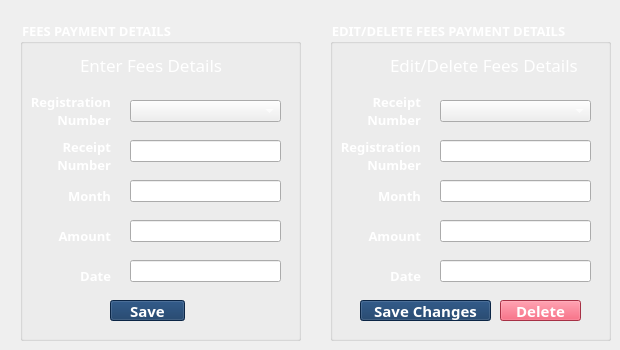
    <widget class="QWidget" name="tab_7">
     <attribute name="title">
      <string>Fees</string>
     </attribute>
     <widget class="QGroupBox" name="groupBox_5">
      <property name="geometry">
       <rect>
        <x>20</x>
        <y>20</y>
        <width>281</width>
        <height>321</height>
       </rect>
      </property>
      <property name="font">
       <font>
        <family>Poppins Black</family>
        <pointsize>10</pointsize>
        <bold>true</bold>
       </font>
      </property>
      <property name="styleSheet">
       <string notr="true">color: rgb(255, 255, 255);</string>
      </property>
      <property name="title">
       <string>FEES PAYMENT DETAILS</string>
      </property>
      <widget class="QLabel" name="label_53">
       <property name="geometry">
        <rect>
         <x>10</x>
         <y>20</y>
         <width>41</width>
         <height>41</height>
        </rect>
       </property>
       <property name="text">
        <string/>
       </property>
       <property name="pixmap">
        <pixmap>../src/fees.png</pixmap>
       </property>
       <property name="scaledContents">
        <bool>true</bool>
       </property>
      </widget>
      <widget class="QLabel" name="label_54">
       <property name="geometry">
        <rect>
         <x>60</x>
         <y>30</y>
         <width>201</width>
         <height>29</height>
        </rect>
       </property>
       <property name="font">
        <font>
         <family>Poppins</family>
         <pointsize>13</pointsize>
         <italic>false</italic>
         <bold>false</bold>
         <kerning>true</kerning>
        </font>
       </property>
       <property name="layoutDirection">
        <enum>Qt::LeftToRight</enum>
       </property>
       <property name="styleSheet">
        <string notr="true">color: rgb(255, 255, 255);</string>
       </property>
       <property name="text">
        <string>Enter Fees Details</string>
       </property>
       <property name="scaledContents">
        <bool>true</bool>
       </property>
       <property name="alignment">
        <set>Qt::AlignLeading|Qt::AlignLeft|Qt::AlignVCenter</set>
       </property>
      </widget>
      <widget class="QComboBox" name="comboBox_12">
       <property name="geometry">
        <rect>
         <x>110</x>
         <y>80</y>
         <width>151</width>
         <height>22</height>
        </rect>
       </property>
       <property name="font">
        <font>
         <family>Poppins SemiBold</family>
         <pointsize>10</pointsize>
        </font>
       </property>
       <property name="styleSheet">
        <string notr="true">color: rgb(255, 255, 255);
gridline-color: rgb(255, 255, 255);
selection-color: rgb(15, 52, 96);
border-color: rgb(255, 255, 255);</string>
       </property>
      </widget>
      <widget class="QLabel" name="label_61">
       <property name="geometry">
        <rect>
         <x>10</x>
         <y>60</y>
         <width>81</width>
         <height>61</height>
        </rect>
       </property>
       <property name="font">
        <font>
         <family>Poppins</family>
         <pointsize>10</pointsize>
         <italic>false</italic>
         <bold>true</bold>
         <kerning>true</kerning>
        </font>
       </property>
       <property name="layoutDirection">
        <enum>Qt::LeftToRight</enum>
       </property>
       <property name="styleSheet">
        <string notr="true">color: rgb(255, 255, 255);</string>
       </property>
       <property name="text">
        <string>Registration Number</string>
       </property>
       <property name="scaledContents">
        <bool>true</bool>
       </property>
       <property name="alignment">
        <set>Qt::AlignRight|Qt::AlignTrailing|Qt::AlignVCenter</set>
       </property>
       <property name="wordWrap">
        <bool>true</bool>
       </property>
      </widget>
      <widget class="QLabel" name="label_62">
       <property name="geometry">
        <rect>
         <x>20</x>
         <y>110</y>
         <width>71</width>
         <height>51</height>
        </rect>
       </property>
       <property name="font">
        <font>
         <family>Poppins</family>
         <pointsize>10</pointsize>
         <italic>false</italic>
         <bold>true</bold>
         <kerning>true</kerning>
        </font>
       </property>
       <property name="layoutDirection">
        <enum>Qt::LeftToRight</enum>
       </property>
       <property name="styleSheet">
        <string notr="true">color: rgb(255, 255, 255);</string>
       </property>
       <property name="text">
        <string>Receipt Number</string>
       </property>
       <property name="scaledContents">
        <bool>true</bool>
       </property>
       <property name="alignment">
        <set>Qt::AlignRight|Qt::AlignTrailing|Qt::AlignVCenter</set>
       </property>
       <property name="wordWrap">
        <bool>true</bool>
       </property>
      </widget>
      <widget class="QLineEdit" name="lineEdit_26">
       <property name="geometry">
        <rect>
         <x>110</x>
         <y>120</y>
         <width>151</width>
         <height>22</height>
        </rect>
       </property>
       <property name="font">
        <font>
         <family>Poppins Medium</family>
         <pointsize>10</pointsize>
        </font>
       </property>
       <property name="styleSheet">
        <string notr="true">color: rgb(255, 255, 255);</string>
       </property>
       <property name="text">
        <string/>
       </property>
      </widget>
      <widget class="QLineEdit" name="lineEdit_27">
       <property name="geometry">
        <rect>
         <x>110</x>
         <y>160</y>
         <width>151</width>
         <height>22</height>
        </rect>
       </property>
       <property name="font">
        <font>
         <family>Poppins Medium</family>
         <pointsize>10</pointsize>
        </font>
       </property>
       <property name="styleSheet">
        <string notr="true">color: rgb(255, 255, 255);</string>
       </property>
       <property name="text">
        <string/>
       </property>
      </widget>
      <widget class="QLabel" name="label_63">
       <property name="geometry">
        <rect>
         <x>10</x>
         <y>150</y>
         <width>81</width>
         <height>51</height>
        </rect>
       </property>
       <property name="font">
        <font>
         <family>Poppins</family>
         <pointsize>10</pointsize>
         <italic>false</italic>
         <bold>true</bold>
         <kerning>true</kerning>
        </font>
       </property>
       <property name="layoutDirection">
        <enum>Qt::LeftToRight</enum>
       </property>
       <property name="styleSheet">
        <string notr="true">color: rgb(255, 255, 255);</string>
       </property>
       <property name="text">
        <string>Month</string>
       </property>
       <property name="scaledContents">
        <bool>true</bool>
       </property>
       <property name="alignment">
        <set>Qt::AlignRight|Qt::AlignTrailing|Qt::AlignVCenter</set>
       </property>
      </widget>
      <widget class="QLineEdit" name="lineEdit_30">
       <property name="geometry">
        <rect>
         <x>110</x>
         <y>200</y>
         <width>151</width>
         <height>22</height>
        </rect>
       </property>
       <property name="font">
        <font>
         <family>Poppins Medium</family>
         <pointsize>10</pointsize>
        </font>
       </property>
       <property name="styleSheet">
        <string notr="true">color: rgb(255, 255, 255);</string>
       </property>
       <property name="text">
        <string/>
       </property>
      </widget>
      <widget class="QLabel" name="label_64">
       <property name="geometry">
        <rect>
         <x>10</x>
         <y>190</y>
         <width>81</width>
         <height>51</height>
        </rect>
       </property>
       <property name="font">
        <font>
         <family>Poppins</family>
         <pointsize>10</pointsize>
         <italic>false</italic>
         <bold>true</bold>
         <kerning>true</kerning>
        </font>
       </property>
       <property name="layoutDirection">
        <enum>Qt::LeftToRight</enum>
       </property>
       <property name="styleSheet">
        <string notr="true">color: rgb(255, 255, 255);</string>
       </property>
       <property name="text">
        <string>Amount</string>
       </property>
       <property name="scaledContents">
        <bool>true</bool>
       </property>
       <property name="alignment">
        <set>Qt::AlignRight|Qt::AlignTrailing|Qt::AlignVCenter</set>
       </property>
      </widget>
      <widget class="QLabel" name="label_65">
       <property name="geometry">
        <rect>
         <x>30</x>
         <y>230</y>
         <width>61</width>
         <height>51</height>
        </rect>
       </property>
       <property name="font">
        <font>
         <family>Poppins</family>
         <pointsize>10</pointsize>
         <italic>false</italic>
         <bold>true</bold>
         <kerning>true</kerning>
        </font>
       </property>
       <property name="layoutDirection">
        <enum>Qt::LeftToRight</enum>
       </property>
       <property name="styleSheet">
        <string notr="true">color: rgb(255, 255, 255);</string>
       </property>
       <property name="text">
        <string>Date</string>
       </property>
       <property name="scaledContents">
        <bool>true</bool>
       </property>
       <property name="alignment">
        <set>Qt::AlignRight|Qt::AlignTrailing|Qt::AlignVCenter</set>
       </property>
      </widget>
      <widget class="QLineEdit" name="lineEdit_31">
       <property name="geometry">
        <rect>
         <x>110</x>
         <y>240</y>
         <width>151</width>
         <height>22</height>
        </rect>
       </property>
       <property name="font">
        <font>
         <family>Poppins Medium</family>
         <pointsize>10</pointsize>
        </font>
       </property>
       <property name="styleSheet">
        <string notr="true">color: rgb(255, 255, 255);</string>
       </property>
       <property name="text">
        <string/>
       </property>
      </widget>
      <widget class="QPushButton" name="pushButton_13">
       <property name="geometry">
        <rect>
         <x>90</x>
         <y>280</y>
         <width>75</width>
         <height>21</height>
        </rect>
       </property>
       <property name="font">
        <font>
         <family>Poppins</family>
         <pointsize>11</pointsize>
         <bold>true</bold>
        </font>
       </property>
       <property name="styleSheet">
        <string notr="true">background-color: rgb(15, 52, 96);
color: rgb(255, 255, 255);</string>
       </property>
       <property name="text">
        <string>Save</string>
       </property>
      </widget>
     </widget>
     <widget class="QGroupBox" name="groupBox_6">
      <property name="geometry">
       <rect>
        <x>330</x>
        <y>20</y>
        <width>281</width>
        <height>321</height>
       </rect>
      </property>
      <property name="font">
       <font>
        <family>Poppins Black</family>
        <pointsize>10</pointsize>
        <bold>true</bold>
       </font>
      </property>
      <property name="styleSheet">
       <string notr="true">color: rgb(255, 255, 255);</string>
      </property>
      <property name="title">
       <string>EDIT/DELETE FEES PAYMENT DETAILS</string>
      </property>
      <widget class="QLabel" name="label_73">
       <property name="geometry">
        <rect>
         <x>10</x>
         <y>20</y>
         <width>41</width>
         <height>41</height>
        </rect>
       </property>
       <property name="text">
        <string/>
       </property>
       <property name="pixmap">
        <pixmap>../src/fees.png</pixmap>
       </property>
       <property name="scaledContents">
        <bool>true</bool>
       </property>
      </widget>
      <widget class="QLabel" name="label_74">
       <property name="geometry">
        <rect>
         <x>60</x>
         <y>30</y>
         <width>201</width>
         <height>29</height>
        </rect>
       </property>
       <property name="font">
        <font>
         <family>Poppins</family>
         <pointsize>13</pointsize>
         <italic>false</italic>
         <bold>false</bold>
         <kerning>true</kerning>
        </font>
       </property>
       <property name="layoutDirection">
        <enum>Qt::LeftToRight</enum>
       </property>
       <property name="styleSheet">
        <string notr="true">color: rgb(255, 255, 255);</string>
       </property>
       <property name="text">
        <string>Edit/Delete Fees Details</string>
       </property>
       <property name="scaledContents">
        <bool>true</bool>
       </property>
       <property name="alignment">
        <set>Qt::AlignLeading|Qt::AlignLeft|Qt::AlignVCenter</set>
       </property>
      </widget>
      <widget class="QComboBox" name="comboBox_14">
       <property name="geometry">
        <rect>
         <x>110</x>
         <y>80</y>
         <width>151</width>
         <height>22</height>
        </rect>
       </property>
       <property name="font">
        <font>
         <family>Poppins SemiBold</family>
         <pointsize>10</pointsize>
        </font>
       </property>
       <property name="styleSheet">
        <string notr="true">color: rgb(255, 255, 255);
gridline-color: rgb(255, 255, 255);
selection-color: rgb(15, 52, 96);
border-color: rgb(255, 255, 255);</string>
       </property>
      </widget>
      <widget class="QLineEdit" name="lineEdit_36">
       <property name="geometry">
        <rect>
         <x>110</x>
         <y>120</y>
         <width>151</width>
         <height>22</height>
        </rect>
       </property>
       <property name="font">
        <font>
         <family>Poppins Medium</family>
         <pointsize>10</pointsize>
        </font>
       </property>
       <property name="styleSheet">
        <string notr="true">color: rgb(255, 255, 255);</string>
       </property>
       <property name="text">
        <string/>
       </property>
      </widget>
      <widget class="QLineEdit" name="lineEdit_37">
       <property name="geometry">
        <rect>
         <x>110</x>
         <y>160</y>
         <width>151</width>
         <height>22</height>
        </rect>
       </property>
       <property name="font">
        <font>
         <family>Poppins Medium</family>
         <pointsize>10</pointsize>
        </font>
       </property>
       <property name="styleSheet">
        <string notr="true">color: rgb(255, 255, 255);</string>
       </property>
       <property name="text">
        <string/>
       </property>
      </widget>
      <widget class="QLabel" name="label_77">
       <property name="geometry">
        <rect>
         <x>10</x>
         <y>150</y>
         <width>81</width>
         <height>51</height>
        </rect>
       </property>
       <property name="font">
        <font>
         <family>Poppins</family>
         <pointsize>10</pointsize>
         <italic>false</italic>
         <bold>true</bold>
         <kerning>true</kerning>
        </font>
       </property>
       <property name="layoutDirection">
        <enum>Qt::LeftToRight</enum>
       </property>
       <property name="styleSheet">
        <string notr="true">color: rgb(255, 255, 255);</string>
       </property>
       <property name="text">
        <string>Month</string>
       </property>
       <property name="scaledContents">
        <bool>true</bool>
       </property>
       <property name="alignment">
        <set>Qt::AlignRight|Qt::AlignTrailing|Qt::AlignVCenter</set>
       </property>
      </widget>
      <widget class="QLineEdit" name="lineEdit_38">
       <property name="geometry">
        <rect>
         <x>110</x>
         <y>200</y>
         <width>151</width>
         <height>22</height>
        </rect>
       </property>
       <property name="font">
        <font>
         <family>Poppins Medium</family>
         <pointsize>10</pointsize>
        </font>
       </property>
       <property name="styleSheet">
        <string notr="true">color: rgb(255, 255, 255);</string>
       </property>
       <property name="text">
        <string/>
       </property>
      </widget>
      <widget class="QLabel" name="label_78">
       <property name="geometry">
        <rect>
         <x>10</x>
         <y>190</y>
         <width>81</width>
         <height>51</height>
        </rect>
       </property>
       <property name="font">
        <font>
         <family>Poppins</family>
         <pointsize>10</pointsize>
         <italic>false</italic>
         <bold>true</bold>
         <kerning>true</kerning>
        </font>
       </property>
       <property name="layoutDirection">
        <enum>Qt::LeftToRight</enum>
       </property>
       <property name="styleSheet">
        <string notr="true">color: rgb(255, 255, 255);</string>
       </property>
       <property name="text">
        <string>Amount</string>
       </property>
       <property name="scaledContents">
        <bool>true</bool>
       </property>
       <property name="alignment">
        <set>Qt::AlignRight|Qt::AlignTrailing|Qt::AlignVCenter</set>
       </property>
      </widget>
      <widget class="QLabel" name="label_79">
       <property name="geometry">
        <rect>
         <x>30</x>
         <y>230</y>
         <width>61</width>
         <height>51</height>
        </rect>
       </property>
       <property name="font">
        <font>
         <family>Poppins</family>
         <pointsize>10</pointsize>
         <italic>false</italic>
         <bold>true</bold>
         <kerning>true</kerning>
        </font>
       </property>
       <property name="layoutDirection">
        <enum>Qt::LeftToRight</enum>
       </property>
       <property name="styleSheet">
        <string notr="true">color: rgb(255, 255, 255);</string>
       </property>
       <property name="text">
        <string>Date</string>
       </property>
       <property name="scaledContents">
        <bool>true</bool>
       </property>
       <property name="alignment">
        <set>Qt::AlignRight|Qt::AlignTrailing|Qt::AlignVCenter</set>
       </property>
      </widget>
      <widget class="QLineEdit" name="lineEdit_39">
       <property name="geometry">
        <rect>
         <x>110</x>
         <y>240</y>
         <width>151</width>
         <height>22</height>
        </rect>
       </property>
       <property name="font">
        <font>
         <family>Poppins Medium</family>
         <pointsize>10</pointsize>
        </font>
       </property>
       <property name="styleSheet">
        <string notr="true">color: rgb(255, 255, 255);</string>
       </property>
       <property name="text">
        <string/>
       </property>
      </widget>
      <widget class="QLabel" name="label_76">
       <property name="geometry">
        <rect>
         <x>20</x>
         <y>70</y>
         <width>71</width>
         <height>41</height>
        </rect>
       </property>
       <property name="font">
        <font>
         <family>Poppins</family>
         <pointsize>10</pointsize>
         <italic>false</italic>
         <bold>true</bold>
         <kerning>true</kerning>
        </font>
       </property>
       <property name="layoutDirection">
        <enum>Qt::LeftToRight</enum>
       </property>
       <property name="styleSheet">
        <string notr="true">color: rgb(255, 255, 255);</string>
       </property>
       <property name="text">
        <string>Receipt Number</string>
       </property>
       <property name="scaledContents">
        <bool>true</bool>
       </property>
       <property name="alignment">
        <set>Qt::AlignRight|Qt::AlignTrailing|Qt::AlignVCenter</set>
       </property>
       <property name="wordWrap">
        <bool>true</bool>
       </property>
      </widget>
      <widget class="QLabel" name="label_75">
       <property name="geometry">
        <rect>
         <x>10</x>
         <y>120</y>
         <width>81</width>
         <height>31</height>
        </rect>
       </property>
       <property name="font">
        <font>
         <family>Poppins</family>
         <pointsize>10</pointsize>
         <italic>false</italic>
         <bold>true</bold>
         <kerning>true</kerning>
        </font>
       </property>
       <property name="layoutDirection">
        <enum>Qt::LeftToRight</enum>
       </property>
       <property name="styleSheet">
        <string notr="true">color: rgb(255, 255, 255);</string>
       </property>
       <property name="text">
        <string>Registration Number</string>
       </property>
       <property name="scaledContents">
        <bool>true</bool>
       </property>
       <property name="alignment">
        <set>Qt::AlignRight|Qt::AlignTrailing|Qt::AlignVCenter</set>
       </property>
       <property name="wordWrap">
        <bool>true</bool>
       </property>
      </widget>
      <widget class="QPushButton" name="pushButton_16">
       <property name="geometry">
        <rect>
         <x>30</x>
         <y>280</y>
         <width>131</width>
         <height>21</height>
        </rect>
       </property>
       <property name="font">
        <font>
         <family>Poppins</family>
         <pointsize>11</pointsize>
         <bold>true</bold>
        </font>
       </property>
       <property name="styleSheet">
        <string notr="true">background-color: rgb(15, 52, 96);
color: rgb(255, 255, 255);</string>
       </property>
       <property name="text">
        <string>Save Changes</string>
       </property>
      </widget>
      <widget class="QPushButton" name="pushButton_15">
       <property name="geometry">
        <rect>
         <x>170</x>
         <y>280</y>
         <width>81</width>
         <height>21</height>
        </rect>
       </property>
       <property name="font">
        <font>
         <family>Poppins</family>
         <pointsize>11</pointsize>
         <bold>true</bold>
        </font>
       </property>
       <property name="styleSheet">
        <string notr="true">background-color: rgb(233, 69, 96);
color: rgb(255, 255, 255);</string>
       </property>
       <property name="text">
        <string>Delete</string>
       </property>
      </widget>
     </widget>
    </widget>
